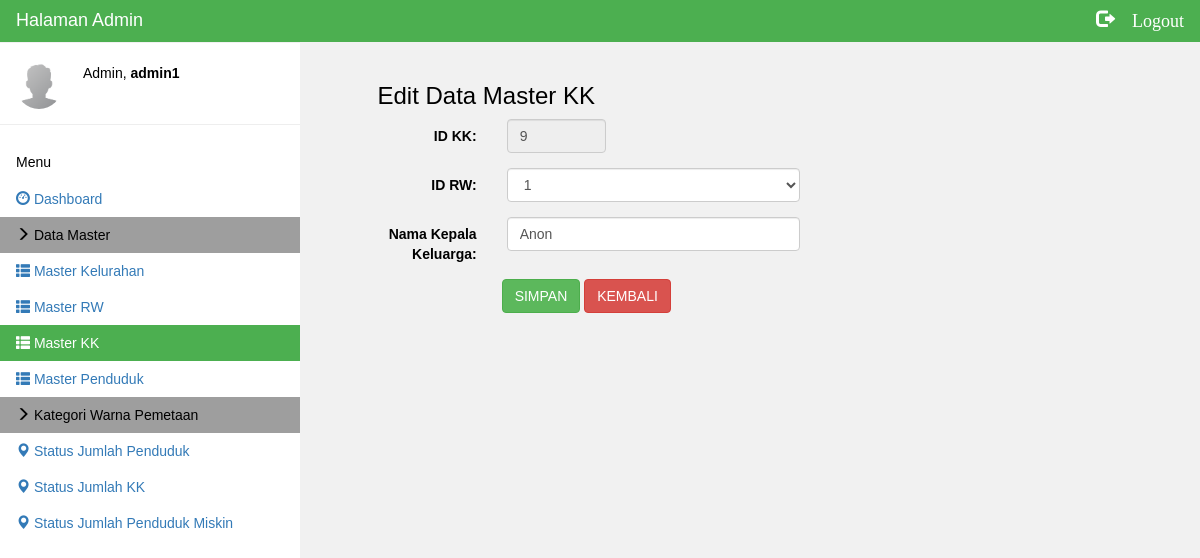
The app's page /Admin/ubah_kk.php?id_kk=9 (signed in) with its own data.
### tables this page shows
CREATE TABLE IF NOT EXISTS `tb_kk` (
  `id_kk` int(11) NOT NULL,
  `id_rw` int(11) NOT NULL,
  `nama_kepalakeluarga` varchar(30) NOT NULL,
  PRIMARY KEY (`id_kk`)
);

### Admin/ubah_kk.php (the view, shortened to what this page needs)
<!DOCTYPE html>
<?php
include "koneksi.php";
$id_kk = $_GET['id_kk'];
$query = "select * from tb_kk where id_kk='$id_kk'";
$result = mysqli_query( $sambung, $query) or die("gagal
melakukan query");
$buff = mysqli_fetch_array($result);
?>
<html>
<link rel="stylesheet" href="css/w3.css">
<link rel="stylesheet" href="http://cdnjs.cloudflare.com/ajax/libs/font-awesome/4.6.3/css/font-awesome.min.css">
<link href="//maxcdn.bootstrapcdn.com/bootstrap/3.3.6/css/bootstrap.min.css" rel="stylesheet">
    <link href="//cdnjs.cloudflare.com/ajax/libs/octicons/3.5.0/octicons.min.css" rel="stylesheet">
    <link href="../colorpicker/dist/css/bootstrap-colorpicker.min.css" rel="stylesheet">
    <link href="../colorpicker/docs/assets/main.css" rel="stylesheet">
<body class="w3-light-grey">
<div class="w3-container w3-top w3-green w3-large w3-padding" style="z-index:4">
  <span class="w3-Left">Halaman Admin</span>
  <a href="logout.php"><span id="logout" class="w3-right glyphicon glyphicon-log-out"> Logout</span></a>
</div>
<nav class="w3-sidenav w3-collapse w3-white w3-animate-left" style="z-index:3;width:300px;" id="mySidenav"><br>
  <div class="w3-container w3-row">
    <div class="w3-col s3">
      <img src="css/img_avatar3.png" class="w3-circle w3-margin-right" style="width:46px">
    </div>
    <div class="w3-col s9">
      <span>Admin, <strong><?=$_SESSION['nama'];?></strong></span><br>
    </div>
  </div>
  <hr>
  <div class="w3-container" >
    <h5>Menu</h5>
  </div>
  <a href="#" class="w3-padding "><span class="glyphicon glyphicon-dashboard"></span>  Dashboard</a>
  <a href="" class="w3-padding w3-grey"><i class="glyphicon glyphicon-menu-right"></i>  Data Master</a>
  <a href="tampil_kelurahan.php" class="w3-padding "><i class="glyphicon glyphicon-th-list"></i>  Master Kelurahan</a>
  <a href="tampil_rw.php" class="w3-padding "><i class="glyphicon glyphicon-th-list"></i>  Master RW</a>
  <a href="tampil_kk.php" class="w3-padding w3-green"><i class="glyphicon glyphicon-th-list"></i>  Master KK</a>
  <a href="tampil_penduduk.php" class="w3-padding"><i class="glyphicon glyphicon-th-list"></i>  Master Penduduk</a>
  <a href="" class="w3-padding w3-grey"><i class="glyphicon glyphicon-menu-right"></i>  Kategori Warna Pemetaan</a>
  <a href="status/index.php" class="w3-padding"><i class="glyphicon glyphicon-map-marker"></i>  Status Jumlah Penduduk</a>
  <a href="status_jmlkk/index.php" class="w3-padding "><i class="glyphicon glyphicon-map-marker"></i>  Status Jumlah KK</a>
  <a href="status_kk/index.php" class="w3-padding"><i class="glyphicon glyphicon-map-marker"></i>  Status Jumlah Penduduk Miskin</a>
</nav>
<div class="w3-main" style="margin-left:300px;margin-top:43px;">
      <div class="row" >
      <div class="col-sm-1"></div>
  <div class="col-sm-10" id="konten" style="margin-top:20px;">
      <h3>Edit Data Master KK</h3>
      <form name="form1" method="post" role="form" class="form-horizontal" action="update_kk.php" id="contact_form">
<div class="form-group">
    <label for="id" class="control-label col-sm-2">ID KK:</label>
    <div class="col-sm-2">
  <input type="text" readonly="true" name="id_kk" class="form-control" id="id_kk" value="<?php echo $buff['id_kk']; ?>" >
  </div>
  </div>
<div class="form-group ">
    <label for="id_rw" class="control-label col-sm-2">ID RW:</label>
    <div class="col-sm-5">
    <select name="id_rw" id="id_rw" class="form-control">
    <option value="<?php echo $buff['id_rw']; ?>"><?php echo $buff['id_rw']; ?></option>
    </select>
  </div>
  </div>
<div class="form-group ">
    <label for="id" class="control-label col-sm-2">Nama Kepala Keluarga:</label>
    <div class="col-sm-5">
    <input type="text" name="nama_kepalakeluarga" class="form-control" id="nama_kepalakeluarga" value="<?php echo $buff['nama_kepalakeluarga']; ?>">
  </div>
  </div>
<div class="col-sm-2"></div>
<input type="submit" class="btn btn-success" value="SIMPAN">
<input type="button" value="KEMBALI" class="btn btn-danger"
onClick="self.history.back()">
</form>
    </div>
<div class="col-sm-1"></div>
</div>
<div class="row" >
<div class="col-sm-5"></div>
</div>
</body>
</html>

### Admin/css/w3.css (style rules this page uses)
* { -webkit-box-sizing:border-box;-moz-box-sizing:border-box;box-sizing:border-box }
html { -ms-text-size-adjust:100%;-webkit-text-size-adjust:100% }
body { margin:0 }
article,aside,details,figcaption,figure,footer,header,hgroup,main,menu,nav,section,summary { display:block }
a { background-color:transparent }
img { border:0 }
hr { -moz-box-sizing:content-box;box-sizing:content-box }
button,input,select,textarea { font:inherit;margin:0 }
button,select { text-transform:none }
button,html input[type=button],input[type=reset],input[type=submit] { -webkit-appearance:button;cursor:pointer }
html,body { font-family:Verdana,sans-serif;font-size:15px;line-height:1.5 }
html { overflow-x:hidden }
h1,h2,h3,h4,h5,h6,.w3-slim,.w3-wide { font-family:"Segoe UI",Arial,sans-serif }
h3 { font-size:24px }
h5 { font-size:18px }
h1,h2,h3,h4,h5,h6 { font-weight:400;margin:10px 0 }
hr { height:0;border:0;border-top:1px solid #eee;margin:20px 0 }
img { margin-bottom:-5px }
a { color:inherit }
.w3-navbar a,.w3-topnav a,.w3-sidenav a,.w3-dropdown-content a,.w3-accordion-content a,.w3-dropnav a { text-decoration:none!important }
.w3-btn,.w3-btn-floating,.w3-dropnav a,.w3-btn-floating-large,.w3-btn-block,.w3-hover-shadow,.w3-hover-opacity, .w3-navbar a,.w3-sidenav a,.w3-pagination li a,.w3-hoverable tbody tr,.w3-hoverable li,.w3-accordion-content a,.w3-dropdown-content a,.w3-dropdown-click:hover,.w3-dropdown-hover:hover,.w3-opennav,.w3-closenav,.w3-closebtn, .w3-hover-amber,.w3-hover-aqua,.w3-hover-blue,.w3-hover-light-blue,.w3-hover-brown,.w3-hover-cyan,.w3-hover-blue-grey,.w3-hover-green,.w3-hover-light-green,.w3-hover-indigo,.w3-hover-khaki,.w3-hover-lime,.w3-hover-orange,.w3-hover-deep-orange,.w3-hover-pink, .w3-hover-purple,.w3-hover-deep-purple,.w3-hover-red,.w3-hover-sand,.w3-hover-teal,.w3-hover-yellow,.w3-hover-white,.w3-hover-black,.w3-hover-grey,.w3-hover-light-grey,.w3-hover-dark-grey,.w3-hover-text-amber,.w3-hover-text-aqua,.w3-hover-text-blue,.w3-hover-text-light-blue, .w3-hover-text-brown,.w3-hover-text-cyan,.w3-hover-text-blue-grey,.w3-hover-text-green,.w3-hover-text-light-green,.w3-hover-text-indigo,.w3-hover-text-khaki,.w3-hover-text-lime,.w3-hover-text-orange,.w3-hover-text-deep-orange,.w3-hover-text-pink,.w3-hover-text-purple, .w3-hover-text-deep-purple,.w3-hover-text-red,.w3-hover-text-sand,.w3-hover-text-teal,.w3-hover-text-yellow,.w3-hover-text-white,.w3-hover-text-black,.w3-hover-text-grey,.w3-hover-text-light-grey,.w3-hover-text-dark-grey { -webkit-transition:background-color .3s,color .15s,box-shadow .3s,opacity 0.3s;transition:background-color .3s,color .15s,box-shadow .3s,opacity 0.3s }
.w3-sidenav { height:100%;width:200px;background-color:#fff;position:fixed!important;z-index:1;overflow:auto }
.w3-sidenav a { padding:4px 2px 4px 16px }
.w3-sidenav a,.w3-dropnav a { display:block }
.w3-main,#main { transition:margin-left .4s }
.w3-container:after,.w3-panel:after,.w3-row:after,.w3-row-padding:after,.w3-topnav:after,.w3-clear:after,.w3-btn-group:before,.w3-btn-group:after,.w3-btn-bar:before,.w3-btn-bar:after { content:"";display:table;clear:both }
.w3-col,.w3-half,.w3-third,.w3-twothird,.w3-threequarter,.w3-quarter { float:left;width:100% }
.w3-col.s3 { width:24.99999% }
.w3-col.s9 { width:74.99999% }
@media screen and (min-width:993px) { .w3-sidenav.w3-collapse { display:block!important } }
.w3-top,.w3-bottom { position:fixed;width:100%;z-index:1 }
.w3-top { top:0 }
.w3-right { float:right!important }
.w3-large { font-size:18px!important }
.w3-circle { border-radius:50%!important }
.w3-margin-right { margin-right:16px!important }
.w3-padding-medium,.w3-padding,.w3-form { padding:8px 16px!important }
.w3-container { padding:0.01em 16px }
.w3-animate-left { position:relative;-webkit-animation:animateleft 0.4s;animation:animateleft 0.4s }
.w3-green,.w3-hover-green:hover { color:#fff!important;background-color:#4CAF50!important }
.w3-white,.w3-hover-white:hover { color:#000!important;background-color:#fff!important }
.w3-grey,.w3-hover-grey:hover { color:#000!important;background-color:#9e9e9e!important }
.w3-light-grey,.w3-hover-light-grey:hover { color:#000!important;background-color:#f1f1f1!important }

### Admin/ubah_kk.php (style rules this page uses)
#modalhapus, { background-color: #0099FF; color:white !important; text-align: center; font-size: 30px; }
#logout { color: white; }
html,body,h1,h2,h3,h4,h5 { font-family: "Raleway", sans-serif }

### records on screen
tb_kk: id_kk "9", id_rw "1", nama_kepalakeluarga "Anon"

### other values on screen
$_SESSION['nama'] "admin1"
